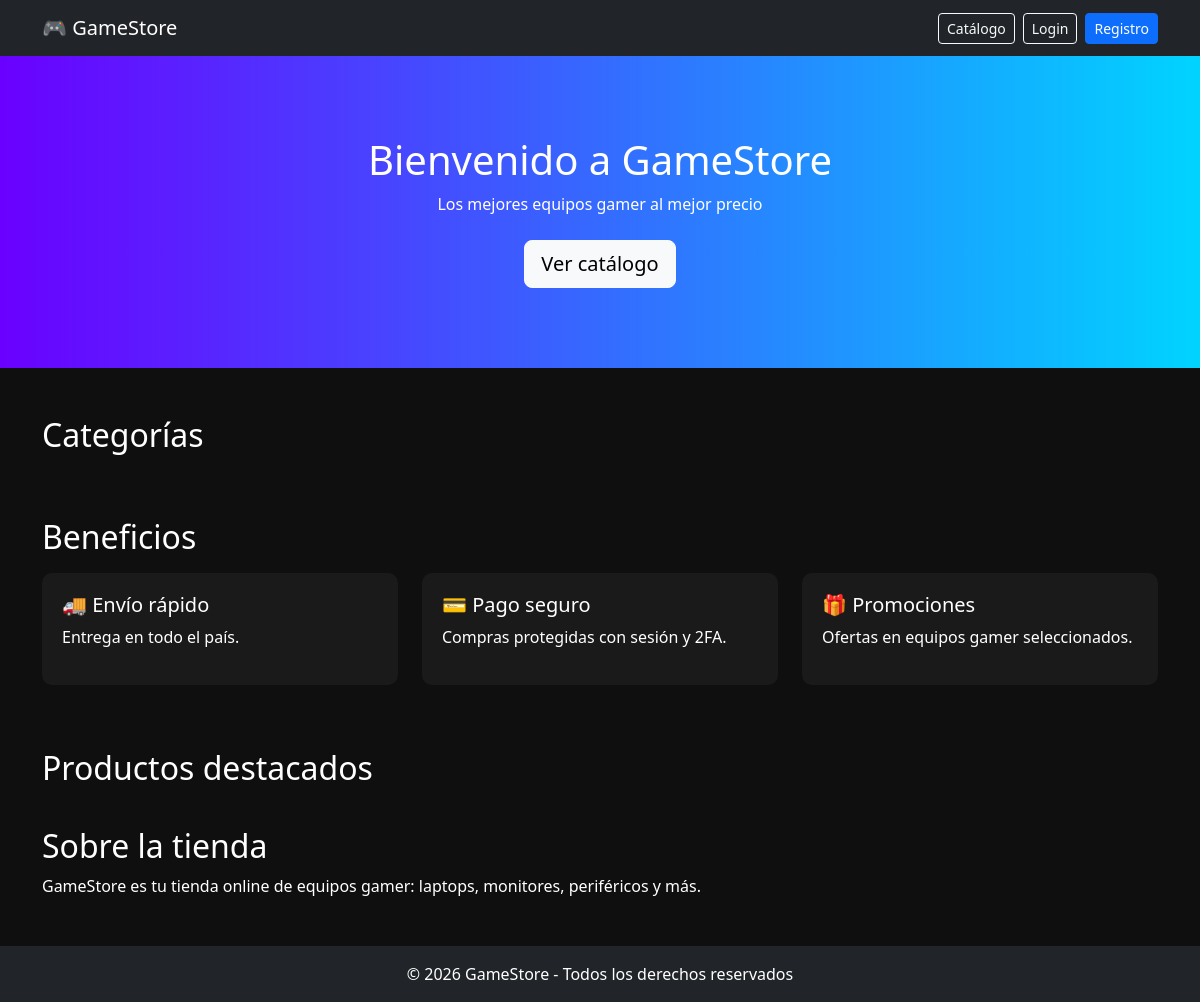
Before: / with the older database file.
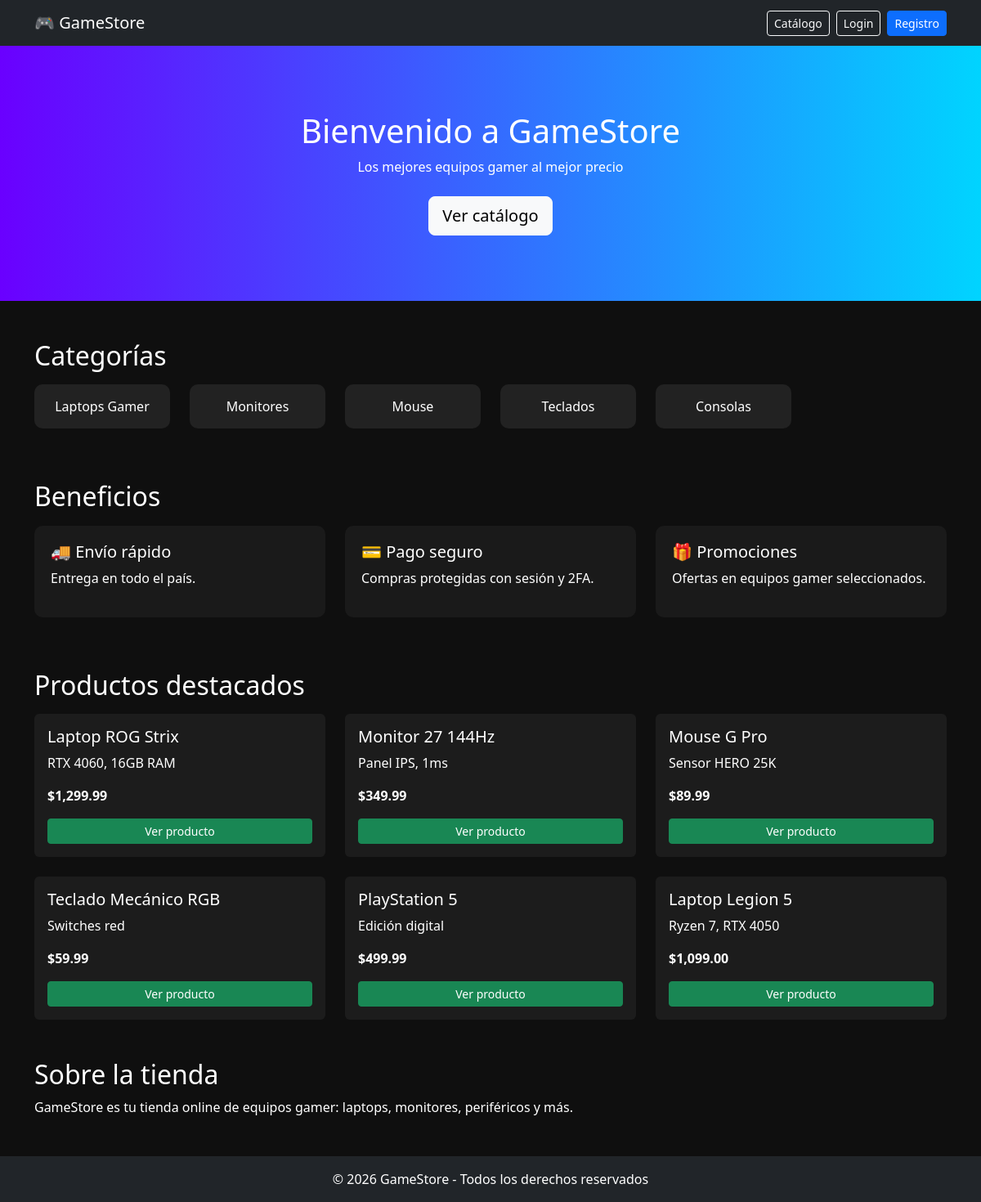
After: the same page with the newer database file.
### tables this page shows
CREATE TABLE categoria (

    id_categoria INT AUTO_INCREMENT PRIMARY KEY,

    nombre_categoria VARCHAR(100) NOT NULL,

    descripcion TEXT

);

CREATE TABLE producto (

    id_producto INT AUTO_INCREMENT PRIMARY KEY,

    id_categoria INT NOT NULL,

    nombre VARCHAR(150) NOT NULL,

    marca VARCHAR(100),

    descripcion TEXT,

    precio DECIMAL(10,2) NOT NULL,

    stock INT DEFAULT 0,

    imagen VARCHAR(255),

    estado ENUM('activo','inactivo') DEFAULT 'activo',

    FOREIGN KEY (id_categoria)
    REFERENCES categoria(id_categoria)

);

### index.php (the view, shortened to what this page needs)
<?php
include 'config/conexion.php';
$sql = "SELECT * FROM producto WHERE estado='activo' LIMIT 6";
$productos = mysqli_query($conexion, $sql);
$sqlCat = "SELECT * FROM categoria";
$categorias = mysqli_query($conexion, $sqlCat);
?>
<!DOCTYPE html>
<html lang="es">
<head>
    <link href="https://cdn.jsdelivr.net/npm/bootstrap@5.3.3/dist/css/bootstrap.min.css" rel="stylesheet">
</head>
<body>
<nav class="navbar navbar-expand-lg navbar-dark bg-dark">
    <div class="container">
        <a class="navbar-brand" href="index.php">🎮 GameStore</a>
        <div class="d-flex gap-2">
            <a href="productos.php" class="btn btn-outline-light btn-sm">Catálogo</a>
            <?php if (isset($_SESSION['id_usuario'])): ?>
                <a href="cliente/carrito.php" class="btn btn-outline-light btn-sm">Carrito</a>
                <a href="auth/logout.php" class="btn btn-danger btn-sm">Salir</a>
            <?php else: ?>
                <a href="auth/login.php" class="btn btn-outline-light btn-sm">Login</a>
                <a href="auth/registro.php" class="btn btn-primary btn-sm">Registro</a>
            <?php endif; ?>
        </div>
    </div>
</nav>
<div class="hero">
    <h1>Bienvenido a GameStore</h1>
    <p>Los mejores equipos gamer al mejor precio</p>
    <a href="productos.php" class="btn btn-light btn-lg mt-2">Ver catálogo</a>
</div>
<div class="container mt-5">
    <h2 class="mb-3">Categorías</h2>
    <div class="row">
        <?php while ($cat = mysqli_fetch_assoc($categorias)): ?>
        <div class="col-6 col-md-2 mb-3">
            <div class="categoria-box">
                <a href="productos.php?categoria=<?= $cat['id_categoria'] ?>" class="text-white text-decoration-none">
                    <?= htmlspecialchars($cat['nombre_categoria']) ?>
                </a>
            </div>
        </div>
        <?php endwhile; ?>
    </div>
</div>
<div class="container mt-5">
    <h2 class="mb-3">Beneficios</h2>
    <div class="row">
        <div class="col-md-4 mb-3"><div class="beneficio"><h5>🚚 Envío rápido</h5><p>Entrega en todo el país.</p></div></div>
        <div class="col-md-4 mb-3"><div class="beneficio"><h5>💳 Pago seguro</h5><p>Compras protegidas con sesión y 2FA.</p></div></div>
        <div class="col-md-4 mb-3"><div class="beneficio"><h5>🎁 Promociones</h5><p>Ofertas en equipos gamer seleccionados.</p></div></div>
    </div>
</div>
<div class="container mt-5">
    <h2 class="mb-3">Productos destacados</h2>
    <div class="row">
        <?php while ($p = mysqli_fetch_assoc($productos)): ?>
        <div class="col-md-4 mb-4">
            <div class="card card-producto p-3">
                <h5><?= htmlspecialchars($p['nombre']) ?></h5>
                <p><?= htmlspecialchars($p['descripcion'] ?? '') ?></p>
                <p><strong>$<?= number_format((float) $p['precio'], 2) ?></strong></p>
                <a href="producto.php?id=<?= $p['id_producto'] ?>" class="btn btn-success btn-sm">Ver producto</a>
            </div>
        </div>
        <?php endwhile; ?>
    </div>
</div>
<div class="container mt-4 mb-5">
    <h2>Sobre la tienda</h2>
    <p>GameStore es tu tienda online de equipos gamer: laptops, monitores, periféricos y más.</p>
</div>
<footer class="bg-dark text-center text-white p-3 mt-5">
    © 2026 GameStore - Todos los derechos reservados
</footer>
</body>
</html>

### index.php (style rules this page uses)
body { background: #0f0f0f; color: white; }
.hero { background: linear-gradient(90deg, #6a00ff, #00d4ff); padding: 80px 20px; text-align: center; }
.card-producto { background: #1c1c1c; border: none; color: white; }
.categoria-box { background: #222; padding: 15px; border-radius: 10px; text-align: center; }
.beneficio { background: #1a1a1a; border-radius: 10px; padding: 20px; height: 100%; }

Changed rows visible on the page:
added categoria: nombre_categoria "Laptops Gamer"
added categoria: nombre_categoria "Monitores"
added categoria: nombre_categoria "Mouse"
added categoria: nombre_categoria "Teclados"
added categoria: nombre_categoria "Consolas"
added producto: nombre "Laptop ROG Strix", descripcion "RTX 4060, 16GB RAM", precio "1,299.99"
added producto: nombre "Monitor 27 144Hz", descripcion "Panel IPS, 1ms", precio "349.99"
added producto: nombre "Mouse G Pro", descripcion "Sensor HERO 25K", precio "89.99"
added producto: nombre "Teclado Mecánico RGB", descripcion "Switches red", precio "59.99"
added producto: nombre "PlayStation 5", descripcion "Edición digital", precio "499.99"
added producto: nombre "Laptop Legion 5", descripcion "Ryzen 7, RTX 4050", precio "1,099.00"
